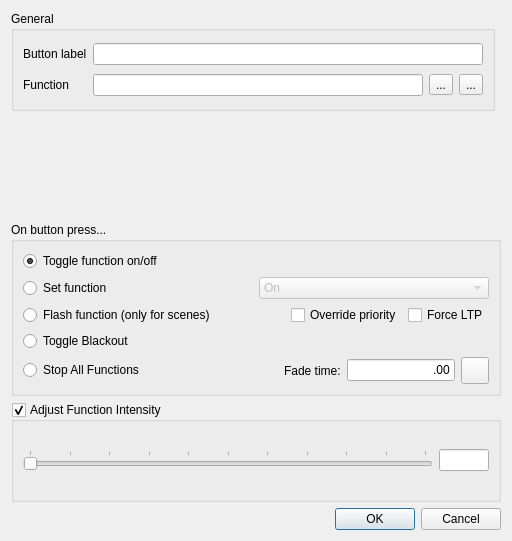
<?xml version="1.0" encoding="UTF-8"?>
<ui version="4.0">
 <author>Massimo Callegari</author>
 <comment>
  Q Light Controller Plus
  vcbuttonproperties.ui

  Copyright (c) 2015 Massimo Callegari

  Licensed under the Apache License, Version 2.0 (the &quot;License&quot;);
  you may not use this file except in compliance with the License.
  You may obtain a copy of the License at

      http://www.apache.org/licenses/LICENSE-2.0.txt

  Unless required by applicable law or agreed to in writing, software
  distributed under the License is distributed on an &quot;AS IS&quot; BASIS,
  WITHOUT WARRANTIES OR CONDITIONS OF ANY KIND, either express or implied.
  See the License for the specific language governing permissions and
  limitations under the License.
 </comment>
 <class>VCButtonProperties</class>
 <widget class="QDialog" name="VCButtonProperties">
  <property name="geometry">
   <rect>
    <x>0</x>
    <y>0</y>
    <width>512</width>
    <height>541</height>
   </rect>
  </property>
  <property name="windowTitle">
   <string>Button properties</string>
  </property>
  <layout class="QGridLayout" name="gridLayout">
   <item row="4" column="0" colspan="2">
    <widget class="QGroupBox" name="groupBox_4">
     <property name="title">
      <string>On button press...</string>
     </property>
     <layout class="QVBoxLayout">
      <item>
       <widget class="QRadioButton" name="m_toggle">
        <property name="toolTip">
         <string>Toggle the assigned function on/off with this button</string>
        </property>
        <property name="text">
         <string>Toggle function on/off</string>
        </property>
        <property name="checked">
         <bool>true</bool>
        </property>
       </widget>
      </item>
      <item>
       <layout class="QHBoxLayout" name="setActionLayout">
        <item>
         <widget class="QRadioButton" name="m_set">
          <property name="toolTip">
           <string>Set the assigned function on or off. Repeated presses leave it in the desired state.</string>
          </property>
          <property name="text">
           <string>Set function</string>
          </property>
         </widget>
        </item>
        <item>
         <widget class="QComboBox" name="m_setMode">
          <property name="enabled">
           <bool>false</bool>
          </property>
          <item>
           <property name="text">
            <string>On</string>
           </property>
          </item>
          <item>
           <property name="text">
            <string>Off</string>
           </property>
          </item>
         </widget>
        </item>
       </layout>
      </item>
      <item>
       <layout class="QHBoxLayout" name="horizontalLayout_4">
        <item>
         <widget class="QRadioButton" name="m_flash">
          <property name="toolTip">
           <string>Flash the assigned function with this button</string>
          </property>
          <property name="text">
           <string>Flash function (only for scenes)</string>
          </property>
         </widget>
        </item>
        <item>
         <spacer name="horizontalSpacer">
          <property name="orientation">
           <enum>Qt::Horizontal</enum>
          </property>
          <property name="sizeHint" stdset="0">
           <size>
            <width>40</width>
            <height>20</height>
           </size>
          </property>
         </spacer>
        </item>
        <item>
         <widget class="QCheckBox" name="m_overridePriority">
          <property name="text">
           <string>Override priority</string>
          </property>
         </widget>
        </item>
        <item>
         <widget class="QCheckBox" name="m_forceLTP">
          <property name="text">
           <string>Force LTP</string>
          </property>
         </widget>
        </item>
       </layout>
      </item>
      <item>
       <widget class="QRadioButton" name="m_blackout">
        <property name="text">
         <string>Toggle Blackout</string>
        </property>
       </widget>
      </item>
      <item>
       <layout class="QHBoxLayout" name="horizontalLayout_2">
        <item>
         <widget class="QRadioButton" name="m_stopAll">
          <property name="sizePolicy">
           <sizepolicy hsizetype="MinimumExpanding" vsizetype="Fixed">
            <horstretch>0</horstretch>
            <verstretch>0</verstretch>
           </sizepolicy>
          </property>
          <property name="text">
           <string>Stop All Functions</string>
          </property>
         </widget>
        </item>
        <item>
         <widget class="QLabel" name="m_safFadeLabel">
          <property name="text">
           <string>Fade time:</string>
          </property>
         </widget>
        </item>
        <item>
         <widget class="QLineEdit" name="m_fadeOutEdit">
          <property name="sizePolicy">
           <sizepolicy hsizetype="Minimum" vsizetype="Fixed">
            <horstretch>0</horstretch>
            <verstretch>0</verstretch>
           </sizepolicy>
          </property>
          <property name="text">
           <string notr="true">.00</string>
          </property>
          <property name="alignment">
           <set>Qt::AlignRight|Qt::AlignTrailing|Qt::AlignVCenter</set>
          </property>
         </widget>
        </item>
        <item>
         <widget class="QToolButton" name="m_speedDialButton">
          <property name="icon">
           <iconset resource="../qlcui.qrc">
            <normaloff>:/speed.png</normaloff>:/speed.png</iconset>
          </property>
          <property name="iconSize">
           <size>
            <width>20</width>
            <height>20</height>
           </size>
          </property>
          <property name="checkable">
           <bool>true</bool>
          </property>
         </widget>
        </item>
       </layout>
      </item>
     </layout>
    </widget>
   </item>
   <item row="6" column="0" colspan="2">
    <widget class="QDialogButtonBox" name="m_buttonBox">
     <property name="orientation">
      <enum>Qt::Horizontal</enum>
     </property>
     <property name="standardButtons">
      <set>QDialogButtonBox::Cancel|QDialogButtonBox::Ok</set>
     </property>
    </widget>
   </item>
   <item row="5" column="0" colspan="2">
    <widget class="QGroupBox" name="m_intensityGroup">
     <property name="toolTip">
      <string>Adjust function intensity when it is running</string>
     </property>
     <property name="title">
      <string>Adjust Function Intensity</string>
     </property>
     <property name="checkable">
      <bool>true</bool>
     </property>
     <layout class="QHBoxLayout" name="horizontalLayout">
      <item>
       <widget class="QSlider" name="m_intensitySlider">
        <property name="sizePolicy">
         <sizepolicy hsizetype="MinimumExpanding" vsizetype="Fixed">
          <horstretch>1</horstretch>
          <verstretch>0</verstretch>
         </sizepolicy>
        </property>
        <property name="toolTip">
         <string>Function's adjusted intensity percentage when run</string>
        </property>
        <property name="minimum">
         <number>0</number>
        </property>
        <property name="maximum">
         <number>100</number>
        </property>
        <property name="orientation">
         <enum>Qt::Horizontal</enum>
        </property>
        <property name="invertedAppearance">
         <bool>false</bool>
        </property>
        <property name="invertedControls">
         <bool>false</bool>
        </property>
        <property name="tickPosition">
         <enum>QSlider::TicksAbove</enum>
        </property>
        <property name="tickInterval">
         <number>10</number>
        </property>
       </widget>
      </item>
      <item>
       <widget class="QLineEdit" name="m_intensityEdit">
        <property name="sizePolicy">
         <sizepolicy hsizetype="Fixed" vsizetype="Fixed">
          <horstretch>0</horstretch>
          <verstretch>0</verstretch>
         </sizepolicy>
        </property>
        <property name="maximumSize">
         <size>
          <width>50</width>
          <height>16777215</height>
         </size>
        </property>
        <property name="maxLength">
         <number>4</number>
        </property>
       </widget>
      </item>
     </layout>
    </widget>
   </item>
   <item row="0" column="0">
    <widget class="QGroupBox" name="m_generalGroup">
     <property name="sizePolicy">
      <sizepolicy hsizetype="MinimumExpanding" vsizetype="Preferred">
       <horstretch>0</horstretch>
       <verstretch>0</verstretch>
      </sizepolicy>
     </property>
     <property name="title">
      <string>General</string>
     </property>
     <layout class="QGridLayout" name="gridLayoutGeneral">
      <item row="0" column="0">
       <widget class="QLabel" name="m_nameLabel">
        <property name="text">
         <string>Button label</string>
        </property>
       </widget>
      </item>
      <item row="0" column="1" colspan="3">
       <widget class="QLineEdit" name="m_nameEdit">
        <property name="toolTip">
         <string>Text to display on the button</string>
        </property>
       </widget>
      </item>
      <item row="1" column="0">
       <widget class="QLabel" name="m_functionLabel">
        <property name="text">
         <string>Function</string>
        </property>
       </widget>
      </item>
      <item row="1" column="1">
       <widget class="QLineEdit" name="m_functionEdit">
        <property name="toolTip">
         <string>The function that this button controls</string>
        </property>
        <property name="readOnly">
         <bool>true</bool>
        </property>
       </widget>
      </item>
      <item row="1" column="2">
       <widget class="QToolButton" name="m_attachFunction">
        <property name="toolTip">
         <string>Attach a function to this button</string>
        </property>
        <property name="text">
         <string notr="true">...</string>
        </property>
        <property name="icon">
         <iconset resource="../qlcui.qrc">
          <normaloff>:/attach.png</normaloff>:/attach.png</iconset>
        </property>
        <property name="iconSize">
         <size>
          <width>32</width>
          <height>32</height>
         </size>
        </property>
       </widget>
      </item>
      <item row="1" column="3">
       <widget class="QToolButton" name="m_detachFunction">
        <property name="toolTip">
         <string>Detach the button's function attachment</string>
        </property>
        <property name="text">
         <string notr="true">...</string>
        </property>
        <property name="icon">
         <iconset resource="../qlcui.qrc">
          <normaloff>:/detach.png</normaloff>:/detach.png</iconset>
        </property>
        <property name="iconSize">
         <size>
          <width>32</width>
          <height>32</height>
         </size>
        </property>
       </widget>
      </item>
     </layout>
    </widget>
   </item>
   <item row="1" column="0" colspan="2">
    <widget class="QFrame" name="frame">
     <layout class="QVBoxLayout" name="verticalLayout_3">
      <property name="leftMargin">
       <number>0</number>
      </property>
      <property name="topMargin">
       <number>0</number>
      </property>
      <property name="rightMargin">
       <number>0</number>
      </property>
      <property name="bottomMargin">
       <number>0</number>
      </property>
      <item>
       <layout class="QVBoxLayout" name="m_extControlLayout"/>
      </item>
     </layout>
    </widget>
   </item>
  </layout>
 </widget>
 <resources>
  <include location="../qlcui.qrc"/>
 </resources>
 <connections>
  <connection>
   <sender>m_buttonBox</sender>
   <signal>accepted()</signal>
   <receiver>VCButtonProperties</receiver>
   <slot>accept()</slot>
   <hints>
    <hint type="sourcelabel">
     <x>248</x>
     <y>254</y>
    </hint>
    <hint type="destinationlabel">
     <x>157</x>
     <y>274</y>
    </hint>
   </hints>
  </connection>
  <connection>
   <sender>m_buttonBox</sender>
   <signal>rejected()</signal>
   <receiver>VCButtonProperties</receiver>
   <slot>reject()</slot>
   <hints>
    <hint type="sourcelabel">
     <x>316</x>
     <y>260</y>
    </hint>
    <hint type="destinationlabel">
     <x>286</x>
     <y>274</y>
    </hint>
   </hints>
  </connection>
 </connections>
</ui>
